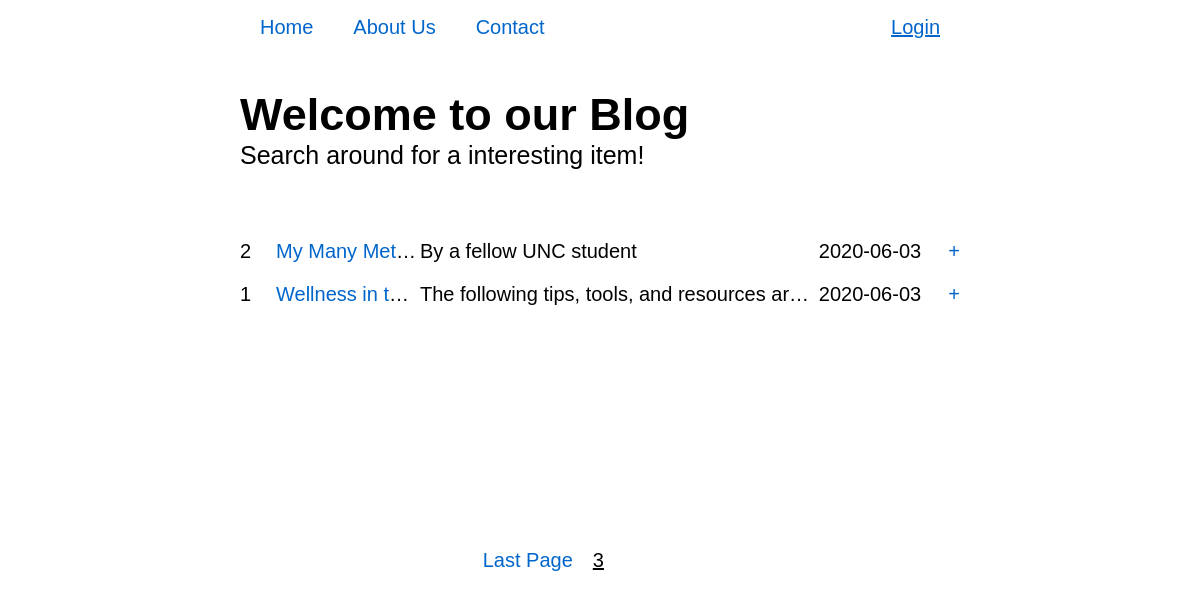
/?page=3, run on the app's committed database.
### tables this page shows
CREATE TABLE `posts` (
  `postId` int(11) NOT NULL,
  `title` varchar(50) NOT NULL,
  `description` tinytext NOT NULL,
  `content` text NOT NULL,
  `date` timestamp NOT NULL DEFAULT current_timestamp(),
  `userId` int(11) NOT NULL,
  `deleted` tinyint(1) DEFAULT 0
);

### App/controllers/Controller.php (called while the page is built, shortened)
<?php
class Controller
{
    private $data = [];
    public function assign($variable, $value) {
        $this->data[$variable] = $value;
    }
    public function view($fileName)
    {
        $data = $this->data;
        extract($data);
        return require "App/views/{$fileName}.view.php";
    }
}

### App/controllers/PagesController.php (called while the page is built, shortened)
<?php
class PagesController extends Controller
{
    private $pagination;
    public function __construct()
    {
        $this->pagination = new PaginationController();
    }
    public function getHome()
    {
        $total_posts_per_page = count(App::get('database')->fetchAll());
        $this->assign('paginate_result',
            $this->pagination->paginate($total_posts_per_page)
        );
        $this->view('home');
    }
}

### core/Router.php (called while the page is built, shortened)
<?php
class Router
{
    public $routes = [
        'GET' => [],
        'POST' => []
    ];
    public function get($uri, $controller) {
        $this->routes['GET'][$uri] = $controller;
    }
    public function post($uri, $controller) {
        $this->routes['POST'][$uri] = $controller;
    }
    public function direct($uri, $requestType)
    {
        if (array_key_exists($uri, $this->routes[$requestType])) {
            return $this->callMethod(
                ...explode('@', $this->routes[$requestType][$uri])
            );
        }
        throw new Exception('No route defined --> ' . $uri . ' <-- ');
    }
    protected function callMethod($controller, $method)
    {
        $controller = new $controller;
        return $controller->$method();
    }
}

### index.php (called while the page is built, shortened)
<?php
Router::load('App/routes.php')
    ->direct(Request::uri(), Request::method());

### core/database/QueryBuilder.php (called while the page is built, shortened)
<?php
class QueryBuilder
{
    protected $pdo;
    private $statement;
    public function __construct($pdo)
    {
        $this->pdo = $pdo;
    }
    public function createQuery($query)
    {
        $this->statement = $this->pdo->prepare($query);
    }
    public function selectAllWhere($table, $where)
    {
        $symbol = ' = ';
        $sql = sprintf(
            "SELECT * FROM %s WHERE %s",
            $table,
            implode(' AND ', array_map(
                    function($k, $v) use($symbol) {
                        return $k . $symbol . "'" . $v . "'";
                    },
                    array_keys($where),
                    array_values($where)
                )
            )
        );
        try {
            $this->statement = $this->pdo->prepare($sql);
        } catch (Exception $e) {
            die('Woops, Something went wrong<br>');
        }
    }
    public function fetchAll($where = []) {
        $this->statement->execute($where);
        return $this->statement->fetchAll(PDO::FETCH_CLASS);
    }
}

### App/controllers/PaginationController.php (called while the page is built, shortened)
<?php
class PaginationController
{
    public function paginate($number_of_result, $where = false)
    {
        $posts_per_page = 6;
        $number_of_pages = ceil($number_of_result / $posts_per_page);
        if (empty($_GET['page'])) {
            $page_number = 1;
        } else {
            $page_number = $this->getPageNumber($_GET['page'], $number_of_pages);
        }
        $starting_page_number = ($page_number - 1) * $posts_per_page;
        if ($where) {
            $posts = $this->getAmountOfPostsById($starting_page_number, $posts_per_page);
        } else {
            $posts = $this->getAmountOfPosts($starting_page_number, $posts_per_page);
        }
        return ['post' => $posts, 'page_number' => $page_number, 'number_of_pages' => $number_of_pages];
    }
    private function getAmountOfPosts($starting_page_number, $posts_per_page)
    {
        App::get('database')->createQuery(
            "SELECT *
            FROM posts
            WHERE deleted = '0'
            ORDER BY date DESC
            LIMIT {$starting_page_number}, {$posts_per_page}"
        );
        return App::get('database')->fetchAll();
    }
    private function getPageNumber($getPage, $number_of_pages)
    {
        $pageNumber = $getPage;
        return $pageNumber;
    }
}

### core/App.php (called while the page is built, shortened)
<?php
class App
{
    protected static $data = [];
    public static function bind($key, $value)
    {
        static::$data[$key] = $value;
    }
    public static function get($key)
    {
        return static::$data[$key];
    }
}

### App/views/home.view.php (the view, shortened to what this page needs)
<?php include 'partials/head.php'; ?>
<?php include 'partials/navbar.php'; ?>
    <div class="header-title">
        <h1>Welcome to our Blog</h1>
        <h4>Search around for a interesting item!</h4>
    </div>
    <section class="blog">
        <?php foreach ($data['paginate_result']['post'] as $post) : ?>
            <ul id="post<?= $post->postId ?>">
                <li class="number"><?= $post->postId ?></li>
                <li class="title"><a href="moreInfo?about=<?= $post->postId; ?>"><?= $post->title ?></a></li>
                <li class="description"><?= $post->description ?></li>
                <li class="date"><?= date('Y-m-d', strtotime($post->date)); ?></li>
                <a class="info" href="moreInfo?about=<?= $post->postId; ?>">+</a>
            </ul>
        <?php endforeach; ?>
    </section>
    <section class="pagination">
        <div class="pagination-options">
            <?php if ($data['paginate_result']['page_number'] <= 1) : ?>
                <a class="hide" href="/?page=<?= $data['paginate_result']['page_number'] - 1; ?>">Last Page</a>
            <?php else : ?>
                <a href="/?page=<?= $data['paginate_result']['page_number'] - 1; ?>">Last Page</a>
            <?php endif ?>
                <p><?= $data['paginate_result']['page_number'] ?></p>
        </div>
    </section>
<?php include 'partials/footer.php'; ?>

### public/css/standard.css (style rules this page uses)
body { margin: 0; padding: 0 20%; font-family: 'Work Sans', sans-serif; }
p, a { font-size: 20px; }
a { text-decoration: none; color: #06c; }
.header-title { width: 100%; margin-bottom: 50px; }
.header-title h1 { font-size: 45px; margin: 0; }
.header-title h4 { margin: 0; font-weight: normal; font-size: 25px; }

### public/css/home.css (style rules this page uses)
.number { width: 5%; }
.title { width: 20%; }
.description { width: 55%; }
.date { width: 15%; text-align: center; }
.info { width: 5%; text-align: right; }
.blog { min-height: 278px; margin-top: 50px; font-size: 20px; overflow: hidden; }
.blog ul { display: flex; padding: 0; }
.blog ul li { list-style: none; white-space: nowrap; overflow: hidden; text-overflow: ellipsis; }
.pagination { margin-top: 50px; width: 100%; display: inline-flex; height: 25px; }
.pagination-options { display: flex; margin: auto; }
.pagination-options p { text-decoration: underline; }
.pagination-options a, .pagination-options p { margin: 0 10px; }

### data on the page
posts: postId "2", title "My Many Met…", description "By a fellow UNC student", date "2020-06-03"
posts: postId "1", title "Wellness in t…", description "The following tips, tools, and resources ar…", date "2020-06-03"

### other printed values
$data['paginate_result']['page_number'] "3"
